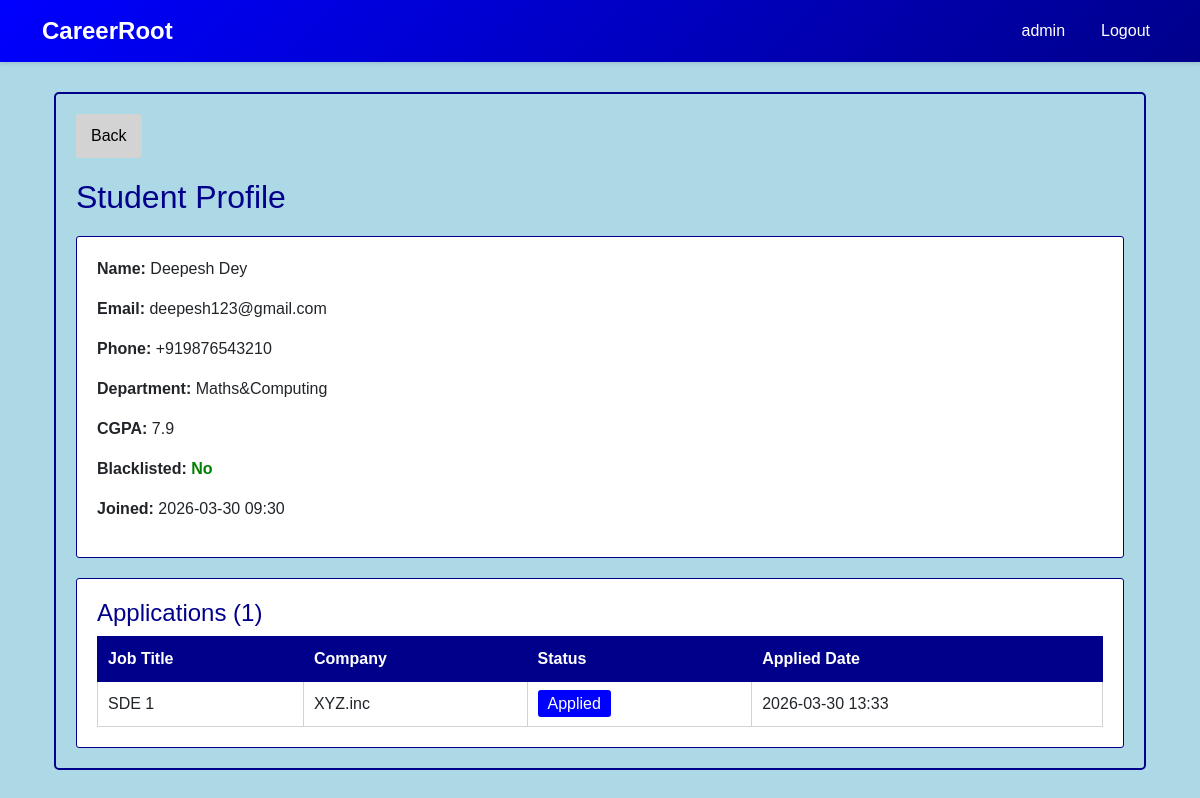
The page /admin/student/1 (signed in) on the database its author committed.
### models.py (models this page shows, shortened)
class Student(db.Model):
    __tablename__ = 'student'
    student_id = db.Column(db.Integer, primary_key=True, autoincrement=True)
    name = db.Column(db.String(150), nullable=False)
    email = db.Column(db.String(120), unique=True, nullable=False)
    password = db.Column(db.String(255), nullable=False)
    phone = db.Column(db.String(15), nullable=True)
    department = db.Column(db.String(100), nullable=True)
    cgpa = db.Column(db.Float, nullable=True)
    resume_path = db.Column(db.String(255), nullable=True)  # Path to uploaded resume
    blacklist_status = db.Column(db.Boolean, default=False)  # True = blacklisted
    created_at = db.Column(db.DateTime, default=datetime.utcnow)
    updated_at = db.Column(db.DateTime, default=datetime.utcnow, onupdate=datetime.utcnow)
    applications = db.relationship('Application', backref='student', lazy=True, cascade='all, delete-orphan')
    placements = db.relationship('Placement', backref='student', lazy=True, cascade='all, delete-orphan')

class Application(db.Model):
    __tablename__ = 'application'
    application_id = db.Column(db.Integer, primary_key=True, autoincrement=True)
    student_id = db.Column(db.Integer, db.ForeignKey('student.student_id'), nullable=False)
    drive_id = db.Column(db.Integer, db.ForeignKey('placement_drive.drive_id'), nullable=False)
    application_date = db.Column(db.DateTime, default=datetime.utcnow)
    status = db.Column(
        db.String(20),
        default=ApplicationStatus.APPLIED.value,
        nullable=False
    )  #Applied, Shortlisted, Selected, Rejected
    created_at = db.Column(db.DateTime, default=datetime.utcnow)
    updated_at = db.Column(db.DateTime, default=datetime.utcnow, onupdate=datetime.utcnow)
    placement = db.relationship('Placement', backref='application', uselist=False, cascade='all, delete-orphan')
    __table_args__ = (db.UniqueConstraint('student_id', 'drive_id', name='unique_student_drive'),)

class PlacementDrive(db.Model):
    __tablename__ = 'placement_drive'
    drive_id = db.Column(db.Integer, primary_key=True, autoincrement=True)
    company_id = db.Column(db.Integer, db.ForeignKey('company.company_id'), nullable=False)
    job_title = db.Column(db.String(150), nullable=False)
    job_description = db.Column(db.Text, nullable=True)
    eligibility_criteria = db.Column(db.Text, nullable=True)
    skills_required = db.Column(db.Text, nullable=True)  #comma separated skills
    experience_required = db.Column(db.String(100), nullable=True)  #e.g., 0-2 years
    salary_range = db.Column(db.String(100), nullable=True)  #e.g., 5-8 LPA
    application_deadline = db.Column(db.DateTime, nullable=False)
    status = db.Column(
        db.String(20),
        default=DriveStatus.PENDING.value,
        nullable=False
    )  # pending, aproved, closed
    created_at = db.Column(db.DateTime, default=datetime.utcnow)
    updated_at = db.Column(db.DateTime, default=datetime.utcnow, onupdate=datetime.utcnow)
    applications = db.relationship('Application', backref='drive', lazy=True, cascade='all, delete-orphan')
    placements = db.relationship('Placement', backref='drive', lazy=True, cascade='all, delete-orphan')

class Company(db.Model):
    __tablename__ = 'company'
    company_id = db.Column(db.Integer, primary_key=True, autoincrement=True)
    company_name = db.Column(db.String(150), nullable=False)
    email = db.Column(db.String(120), unique=True, nullable=False)
    password = db.Column(db.String(255), nullable=False)
    hr_contact = db.Column(db.String(100), nullable=True)
    website = db.Column(db.String(255), nullable=True)
    approval_status = db.Column(
        db.String(20),
        default=ApprovalStatus.PENDING.value,
        nullable=False
    )  #pending/aproved/rejected
    blacklist_status = db.Column(db.Boolean, default=False)  # True = blacklisted
    created_at = db.Column(db.DateTime, default=datetime.utcnow)
    updated_at = db.Column(db.DateTime, default=datetime.utcnow, onupdate=datetime.utcnow)
    drives = db.relationship('PlacementDrive', backref='company', lazy=True, cascade='all, delete-orphan')

### app.py (the view)
@app.route('/admin/student/<int:student_id>')
def admin_view_student(student_id):
    if session.get('user_type') != 'admin':
        flash('Unauthorized access', 'danger')
        return redirect(url_for('homepage'))
    student = Student.query.get(student_id)
    if not student:
        flash('Student not found', 'danger')
        return redirect(url_for('admin_dashboard'))
    applications = Application.query.filter_by(student_id=student_id).all()
    return render_template('admin_student_profile.html', student=student, applications=applications)

### templates/admin_student_profile.html
{% extends "base.html" %}
{% block content %}
<div class="container" style="margin-top:30px; margin-bottom:30px;">
    <div style="background-color:lightblue; padding:20px; border:2px solid darkblue; border-radius:5px;">
        <a href="{{ url_for('admin_dashboard') }}" style="background-color:lightgray; color:black; padding:10px 15px; border:none; border-radius:3px; text-decoration:none; margin-bottom:20px; display:inline-block;">
            Back
        </a>
        <h2 style="color:darkblue; margin-bottom:20px;">Student Profile</h2>
        <div style="background-color:white; padding:20px; border:1px solid darkblue; border-radius:3px; margin-bottom:20px;">
            <p><strong>Name:</strong> {{ student.name }}</p>
            <p><strong>Email:</strong> {{ student.email }}</p>
            <p><strong>Phone:</strong> {{ student.phone or 'Not provided' }}</p>
            <p><strong>Department:</strong> {{ student.department or 'Not provided' }}</p>
            <p><strong>CGPA:</strong> {{ student.cgpa or 'Not provided' }}</p>
            <p><strong>Blacklisted:</strong> {% if student.blacklist_status %}<span style="color:red; font-weight:bold;">Yes</span>{% else %}<span style="color:green; font-weight:bold;">No</span>{% endif %}</p>
            <p><strong>Joined:</strong> {{ student.created_at.strftime('%Y-%m-%d %H:%M') }}</p>
        </div>
        <div style="background-color:white; padding:20px; border:1px solid darkblue; border-radius:3px;">
            <h4 style="color:darkblue; margin-top:0;">Applications ({{ applications|length }})</h4>
            {% if applications %}
                <table style="width:100%; border-collapse:collapse; background-color:white;">
                    <thead>
                        <tr style="background-color:darkblue; color:white;">
                            <th style="padding:10px; border:1px solid darkblue; text-align:left;">Job Title</th>
                            <th style="padding:10px; border:1px solid darkblue; text-align:left;">Company</th>
                            <th style="padding:10px; border:1px solid darkblue; text-align:left;">Status</th>
                            <th style="padding:10px; border:1px solid darkblue; text-align:left;">Applied Date</th>
                        </tr>
                    </thead>
                    <tbody>
                        {% for app in applications %}
                            <tr style="border-bottom:1px solid lightgray;">
                                <td style="padding:10px; border:1px solid lightgray;">{{ app.drive.job_title }}</td>
                                <td style="padding:10px; border:1px solid lightgray;">{{ app.drive.company.company_name }}</td>
                                <td style="padding:10px; border:1px solid lightgray;">
                                    {% if app.status == 'Applied' %}
                                        <span style="background-color:blue; color:white; padding:5px 10px; border-radius:3px;">Applied</span>
                                    {% elif app.status == 'Shortlisted' %}
                                        <span style="background-color:green; color:white; padding:5px 10px; border-radius:3px;">Shortlisted</span>
                                    {% elif app.status == 'Interview' %}
                                        <span style="background-color:yellow; color:black; padding:5px 10px; border-radius:3px;">Interview</span>
                                    {% elif app.status == 'Selected' %}
                                        <span style="background-color:green; color:white; padding:5px 10px; border-radius:3px;">Selected</span>
                                    {% elif app.status == 'Rejected' %}
                                        <span style="background-color:red; color:white; padding:5px 10px; border-radius:3px;">Rejected</span>
                                    {% endif %}
                                </td>
                                <td style="padding:10px; border:1px solid lightgray;">{{ app.application_date.strftime('%Y-%m-%d %H:%M') }}</td>
                            </tr>
                        {% endfor %}
                    </tbody>
                </table>
            {% else %}
                <p style="text-align:center; color:red;">No applications yet</p>
            {% endif %}
        </div>
    </div>
</div>
{% endblock %}

### templates/base.html (style rules this page uses)
:root { --primary-color: blue; --secondary-color: darkblue; --danger-color: red; --success-color: green; }
body { font-family: 'Arial', sans-serif; background-color: lightblue; }

### rows shown on the page
Student: name "Deepesh Dey", email "deepesh123@gmail.com", phone "+919876543210", department "Maths&Computing", cgpa "7.9", created_at "2026-03-30 09:30"
Application: drive.job_title "SDE 1", drive.company.company_name "XYZ.inc", status "Applied", application_date "2026-03-30 13:33"

### other values the page prints
{{ session.get('username') }} "admin"
{{ applications|length }} "1"
